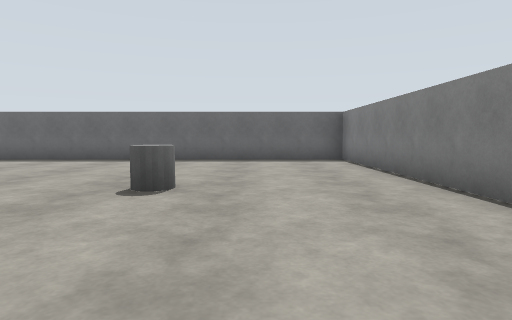
view 1 (above)

24 first-person views from a walk through a Gazebo world. The camera is 1.2 m above the floor, tilts 4° down and sees 75° across. The floor is counted in squares, 2 m on a side. Each view is taken from the middle of a square. On the plan, view 1 faces up. The plan holds only what a view shows up to about 9 squares ahead; the rest is blank.

view 2
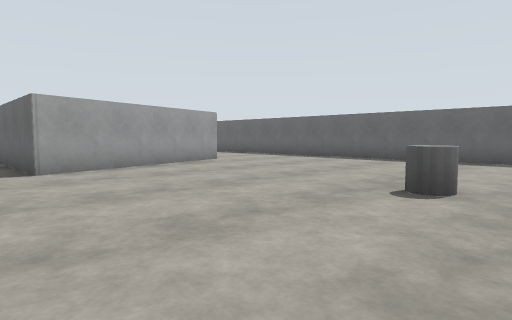

view 3
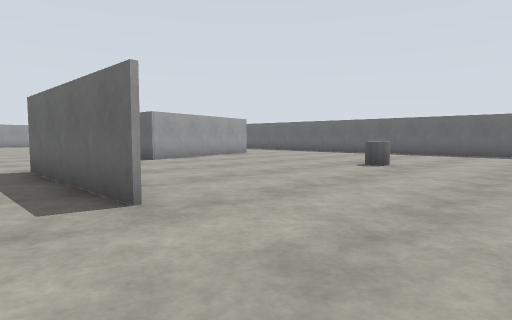

view 4
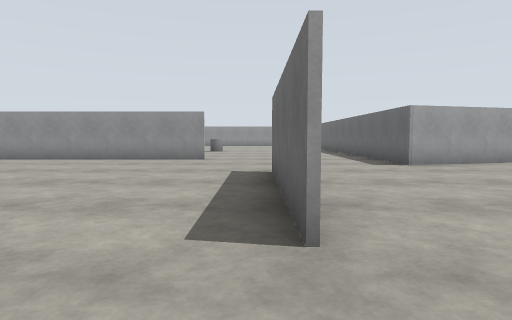

view 5
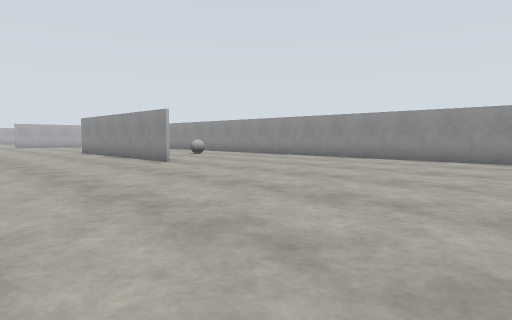

view 6
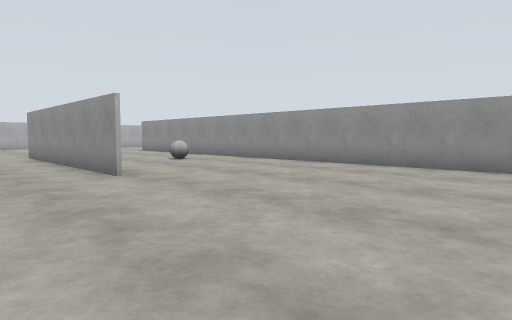

view 7
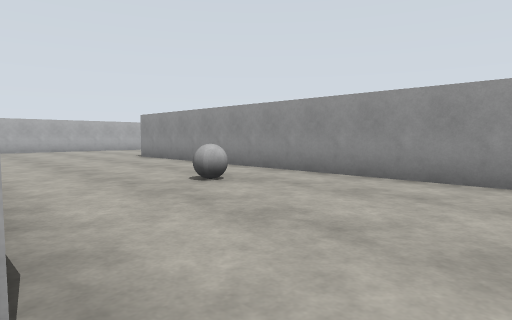

view 8
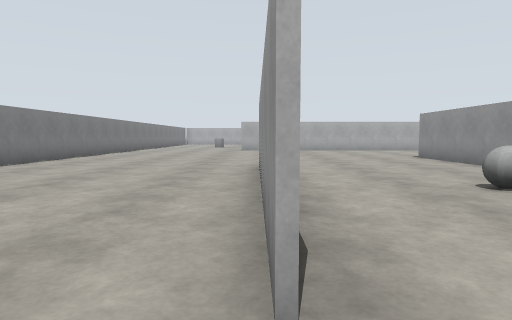

view 9
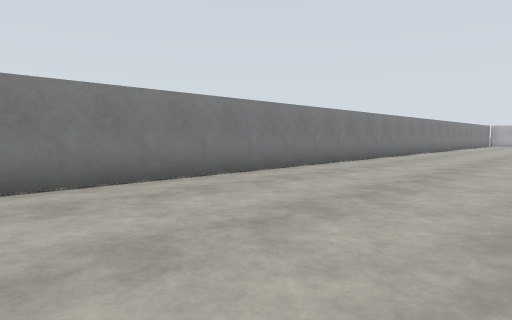

view 10
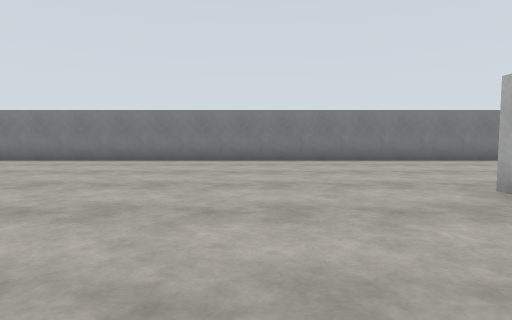

view 11
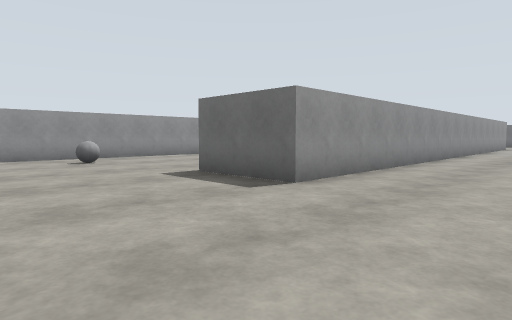

view 12
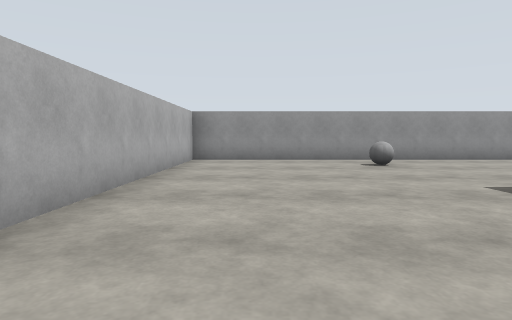

view 13
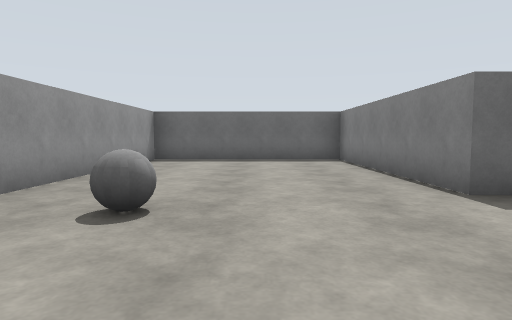

view 14
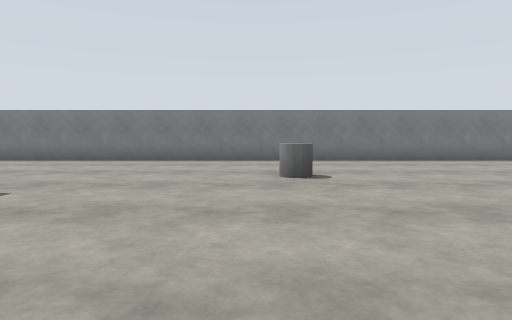

view 15
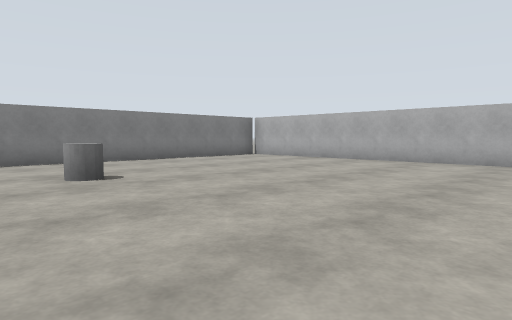

view 16
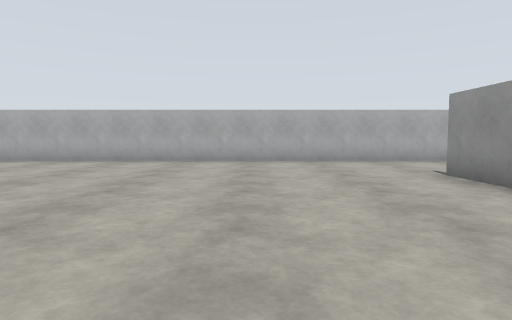

view 17
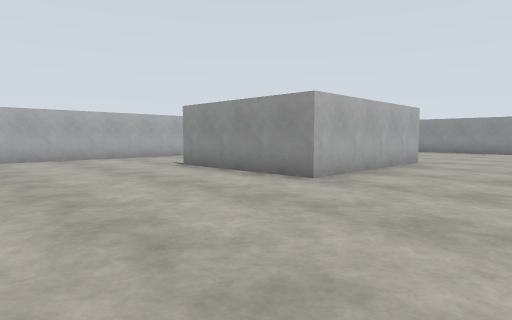

view 18
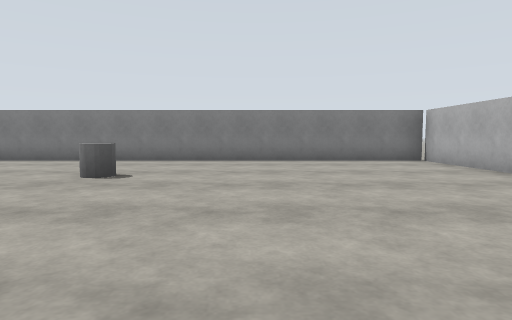

view 19
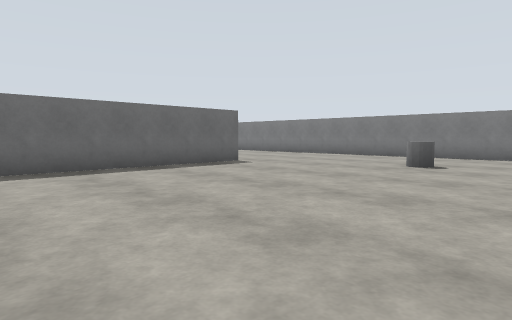

view 20
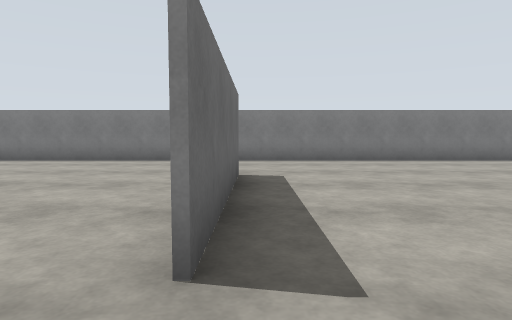

view 21
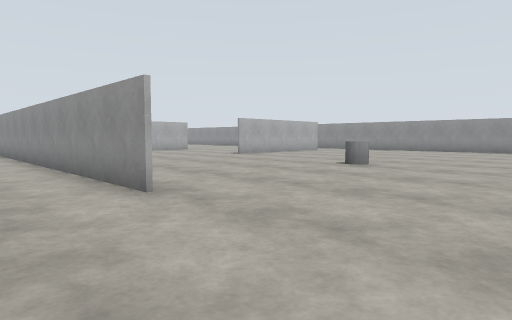

view 22
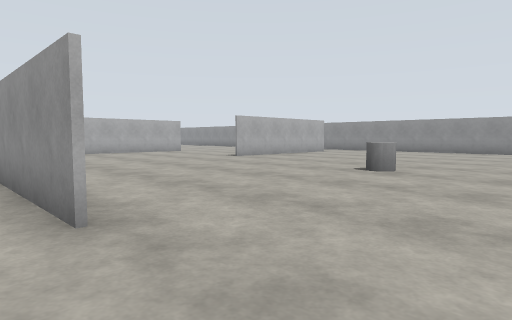

view 23
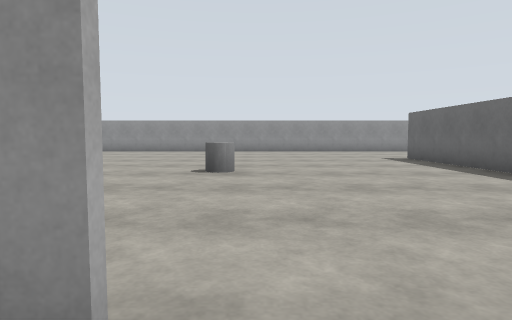

view 24
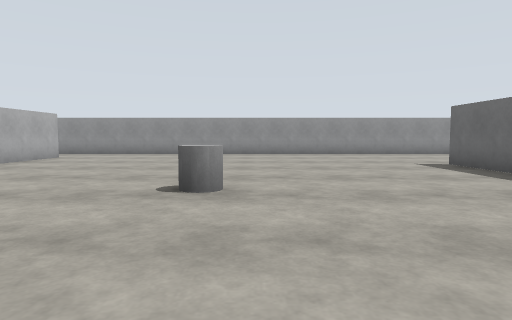

### Floor plan
Ten units are one square. View 1 is at (0, 0); x grows to the right and y downward. Boxes are objects, and circles mark ways between rooms. Rooms are numbered by the first view taken in them; rooms with no view inside come last. Other rooms are left out.
<svg viewBox="-185 -93 213 440">
<path fill="none" stroke="#000" d="M-71 -56 -60 -12M23 0 23 -88 -54 -88M-23 237 -73 237M-31 100 -31 158M-110 278 -110 312M23 84 23 15M-77 33 -77 186 -98 186 -98 133 -147 133 -147 236 -80 236M-96 342 23 342 23 105M-7 17 -47 17M-180 87 -164 87M-124 -12 -162 -12M-60 -12 -92 -12M-151 278 -110 278M-54 -88 -69 -88M-128 342 -96 342"/>
<rect x="-15" y="-45" width="10" height="10" fill="#bbb"><title>grey cylinder</title></rect>
<rect x="-135" y="185" width="10" height="10" fill="#bbb"><title>grey ball</title></rect>
<rect x="-65" y="125" width="10" height="10" fill="#bbb"><title>grey ball</title></rect>
<rect x="-15" y="275" width="10" height="10" fill="#bbb"><title>grey cylinder</title></rect>
<rect x="-135" y="35" width="10" height="10" fill="#bbb"><title>grey cylinder</title></rect>
<circle cx="10" cy="20" r="3" fill="#2a7"/>
<circle cx="-50" cy="7" r="3" fill="#2a7"/>
<circle cx="-63" cy="-70" r="3" fill="#2a7"/>
<circle cx="-103" cy="330" r="3" fill="#2a7"/>
<circle cx="-107" cy="260" r="3" fill="#2a7"/>
<circle cx="-60" cy="23" r="3" fill="#2a7"/>
<text x="-20" y="-40">1</text>
<text x="-40" y="190">2</text>
<text x="-150" y="100">3</text>
</svg>
Room 1 opens to room 2. Room 1 opens to room 3. Room 2 opens to room 3.

Where each view was taken, in squares from view 1:
view 1: 0 up, 0 right, facing up
view 2: 0 up, 0 right, facing up-left
view 3: 3 down, 2 right, facing up-left
view 4: 2 down, 1 right, facing left
view 5: 3 down, 1 right, facing down-left
view 6: 5 down, 1 left, facing down-left
view 7: 9 down, 3 left, facing down-left
view 8: 9 down, 3 left, facing down
view 9: 10 down, 2 left, facing down-right
view 10: 21 down, 6 left, facing right
view 11: 22 down, 5 left, facing up-left
view 12: 22 down, 6 left, facing left
view 13: 22 down, 12 left, facing up
view 14: 27 down, 6 left, facing right
view 15: 26 down, 6 left, facing down-right
view 16: 26 down, 8 left, facing down
view 17: 25 down, 7 left, facing down-left
view 18: 30 down, 6 left, facing right
view 19: 30 down, 8 left, facing up-right
view 20: 2 down, 6 left, facing right
view 21: 0 up, 6 left, facing down-left
view 22: 1 down, 7 left, facing down-left
view 23: 3 down, 7 left, facing left
view 24: 3 down, 9 left, facing left
